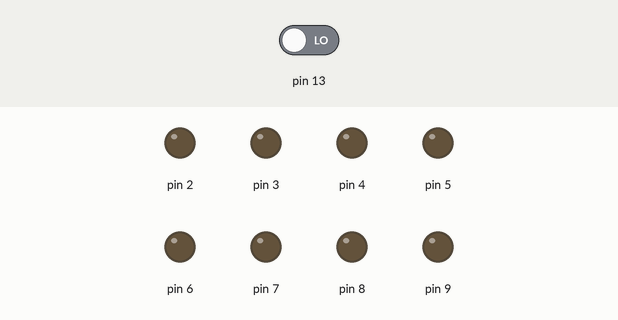
Bench run of a sketch on a simulated Arduino Uno, built with avr-gcc and run on an emulated ATmega328P. Shown: output pins drawn as LEDs (lit = HIGH). Dashed ring = blinking. Inputs (shaded band) come from the test bench; at power-on: pin 13 LOW.

Above: at 1.2 s.
1.3 s: pin 13 driven HIGH
At 1.45 s:
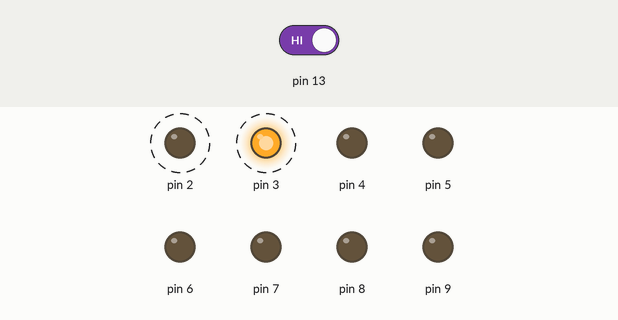
At 1.85 s:
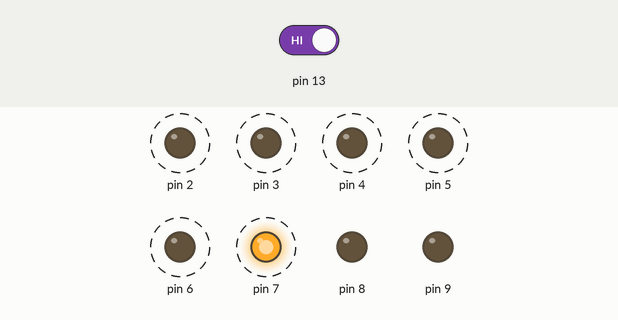
4.3 s: pin 13 driven LOW
At 4.45 s:
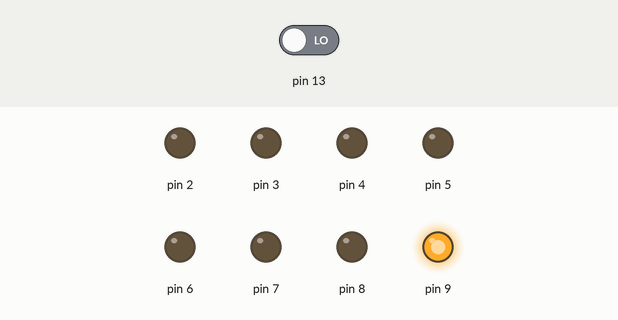
Timing chart, 0 to 7.3 s (numbered marks = the images above; inputs shaded):
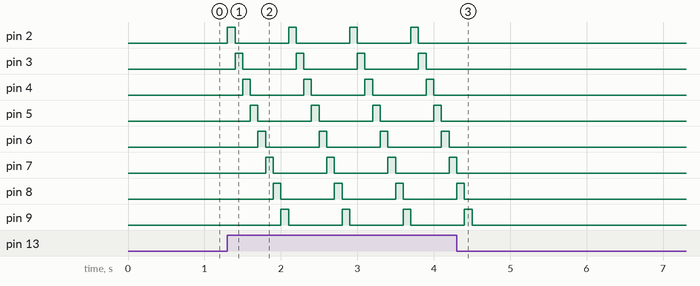

Measured:
- after the input at 1.3 s, pin 2: alternates HIGH for 0.10 s and LOW for 0.70 s, starting at once; pin 3: alternates HIGH for 0.10 s and LOW for 0.70 s, starting after 0.10 s
- after the input at 4.3 s, pin 2–6: stops changing and stays LOW; pin 7: goes on until 4.3 s, then stays LOW; pin 8: goes on until 4.4 s, then stays LOW; pin 9: goes on until 4.5 s, then stays LOW

The sketch:

IfForWhile.ino.ino
```cpp
 void setup() {
  pinMode(13,INPUT);
  for(int i=2; i<10; i++){
      pinMode(i,OUTPUT);
    }
}

void loop() {
  boolean pulsador=digitalRead(13);
  if(pulsador){
          for(int a=2;a<10;a++){
              digitalWrite(a-1,LOW);
              digitalWrite(a,HIGH);
              delay(100);
          }
           digitalWrite(9,LOW);
    }
}
```
